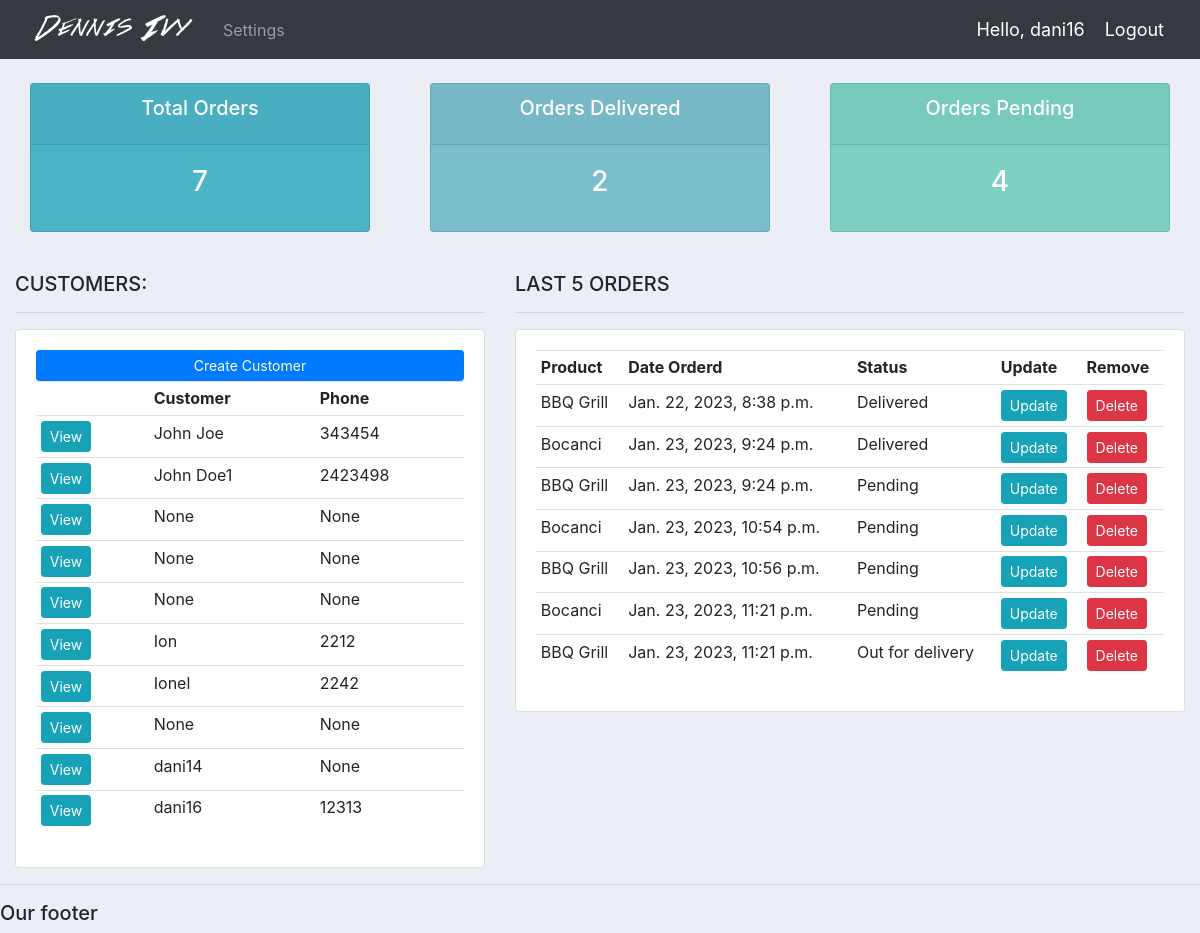
/ (signed in), run on an earlier commit of the app's database.
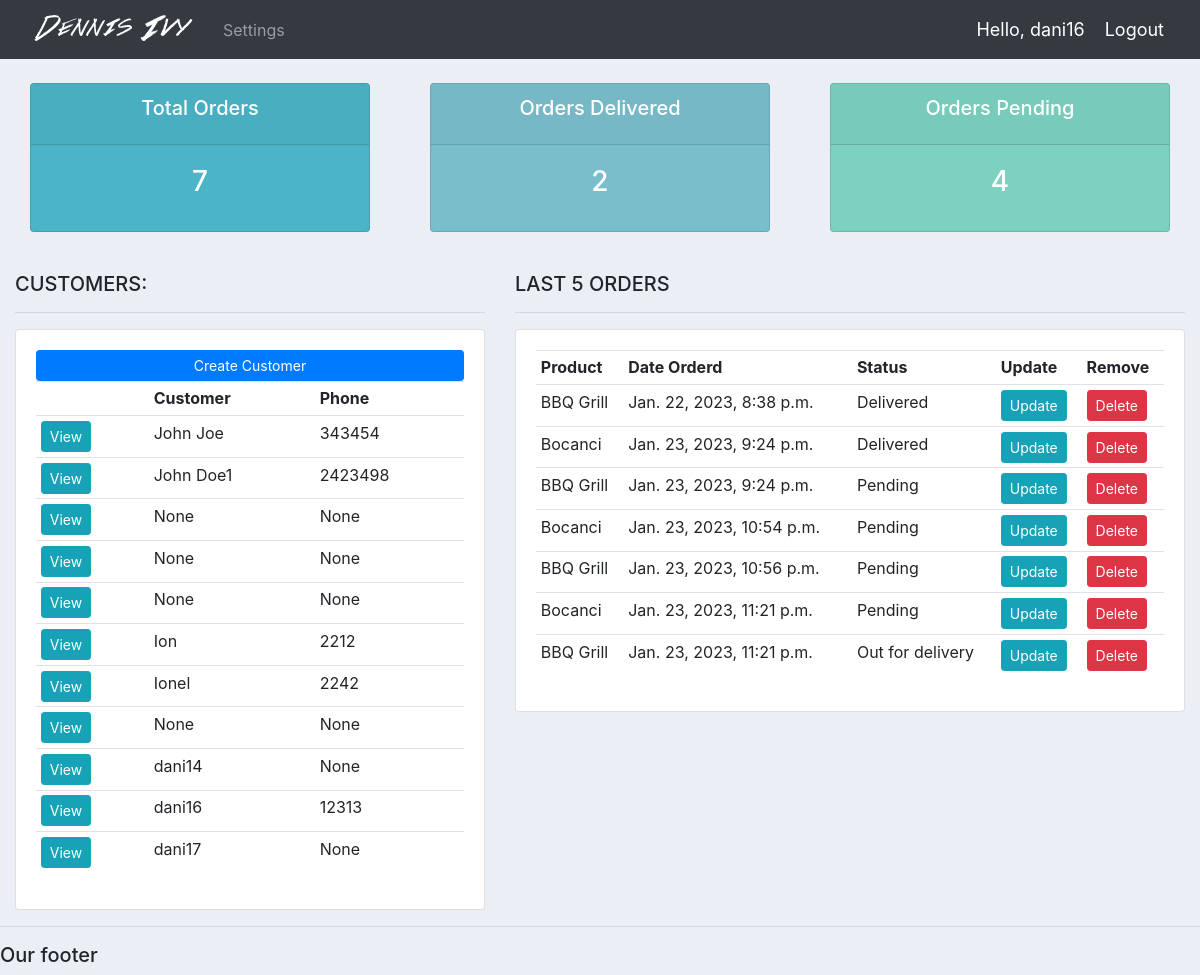
And on a later commit of the database.
### accounts/models.py (models this page shows, shortened)
class Customer(models.Model):
    user = models.OneToOneField(User, null=True, blank=True, on_delete=models.CASCADE)
    name = models.CharField(max_length=200, null=True)
    phone = models.CharField(max_length=200, null=True)
    email = models.CharField(max_length=200, null=True)
    profile_pic = models.ImageField(default="profile1.png", null=True, blank=True)
    date_created = models.DateTimeField(auto_now_add=True)

class Order(models.Model):
    STATUS = (
        ('Pending', 'Pending'),
        ('Out for delivery', 'Out for delivery'),
        ('Delivered', 'Delivered'),
    )
    customer = models.ForeignKey(Customer, null=True, on_delete=models.SET_NULL) #relationship... relatii una la mai multe
    product = models.ForeignKey(Product, null=True, on_delete=models.SET_NULL)
    date_created =models.DateTimeField(auto_now_add=True)
    status = models.CharField(max_length=200, null=True, choices=STATUS)
    note = models.CharField(max_length=1000, null=True)

class Product(models.Model):
    CATEGORY = (
        ('Indoor', 'Indoor'),
        ('Out Door', 'Out Door'),
    )
    name = models.CharField(max_length=200, null=True)
    price = models.FloatField(null=True)
    category = models.CharField(max_length=200, null=True, choices=CATEGORY)
    description = models.CharField(max_length=200, null=True, blank=True)
    date_created = models.DateTimeField(auto_now_add=True)
    tags = models.ManyToManyField(Tag)
    def __str__(self):
        return self.name

### accounts/decorators.py (the view)
    def wrapper_function(request, *args, **kwargs):
        group = None
        if request.user.groups.exists():
            group = request.user.groups.all()[0].name
        if group == 'customer':
            return redirect('user-page')
        if group == 'admin':
            return view_func(request, *args, **kwargs)

### accounts/views.py (called while the page is built)
@login_required(login_url='login')
@admin_only
def home(request):
    orders = Order.objects.all()
    customers = Customer.objects.all()
    total_customers = customers.count()
    total_orders = orders.count()
    delivered = orders.filter(status='Delivered').count()
    pending = orders.filter(status='Pending').count()
    context = {'orders':orders, 'customers':customers,
                'total_orders': total_orders, 'delivered': delivered,
                'pending': pending}
    return render(request, 'accounts/dashboard.html', context)

### accounts/templates/accounts/dashboard.html
{% extends 'accounts/main.html' %}
{% block content %}
{% include 'accounts/status.html' %}
<br>
<div class="row">
    <div class="col-md-5">
        <h5>CUSTOMERS:</h5>
        <hr>
        <div class="card card-body">
            <a class="btn btn-primary btn-sm btn-block" href="">Create Customer
            </a>
            <table class="table table-sm">
                <tr>
                    <th></th>
                    <th>Customer</th>
                    <th>Phone</th>
                </tr>
                {% for customer in customers %}
                    <tr>
                        <td><a class="btn btn-sm btn-info" href="{% url 'customer' customer.id %}">View</a></td>
                        <td>{{customer.name}}</td>
                        <td>{{customer.phone}}</td>
                    </tr>
                {% endfor %}
            </table>
        </div>
    </div>
    <div class="col-md-7">
        <h5>LAST 5 ORDERS</h5>
        <hr>
        <div class="card card-body">
            <table class="table table-sm">
                <tr>
                    <th>Product</th>
                    <th>Date Orderd</th>
                    <th>Status</th>
                    <th>Update</th>
                    <th>Remove</th>
                </tr>
                {% for order in orders %}
                    <tr>
                        <td>{{order.product}}</td>
                        <td>{{order.date_created}}</td>
                        <td>{{order.status}}</td>
                        <td><a class="btn btn-sm btn-info" href="{% url 'update_order' order.id %}">Update</a></td>
                        <td><a class="btn btn-sm btn-danger" href="{% url 'delete_order' order.id %}">Delete</a></td>
                    </tr>
                {% endfor %}
            </table>
        </div>
    </div>
</div>
{% endblock %}

What changed in the data, as far as the page shows it:
added Customer: name "dani17", phone "None"
